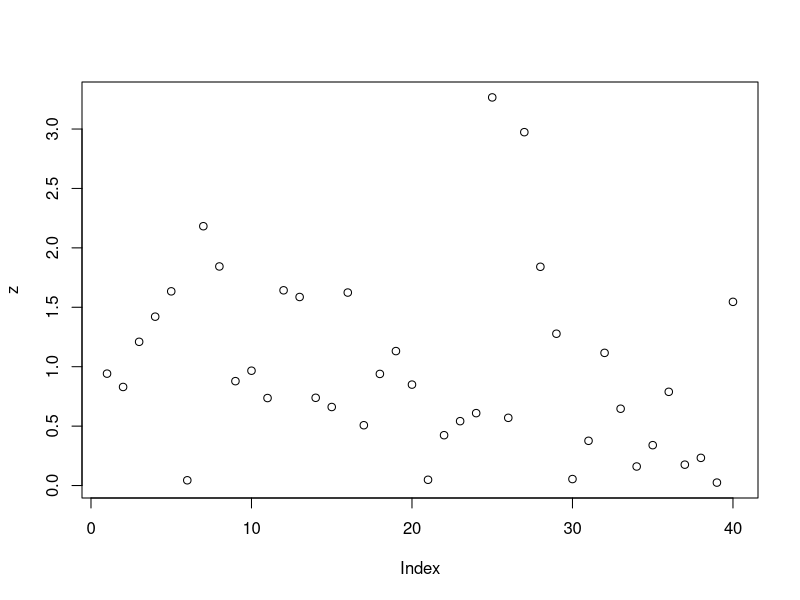
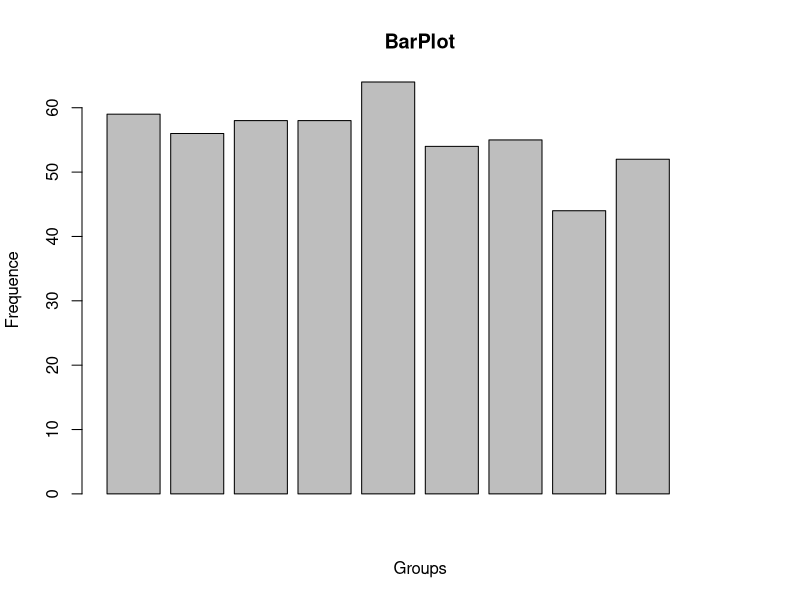
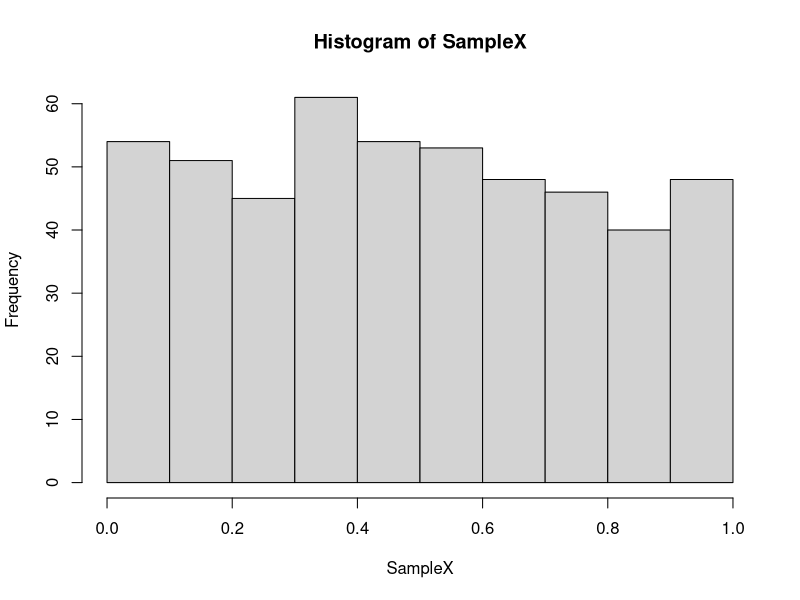
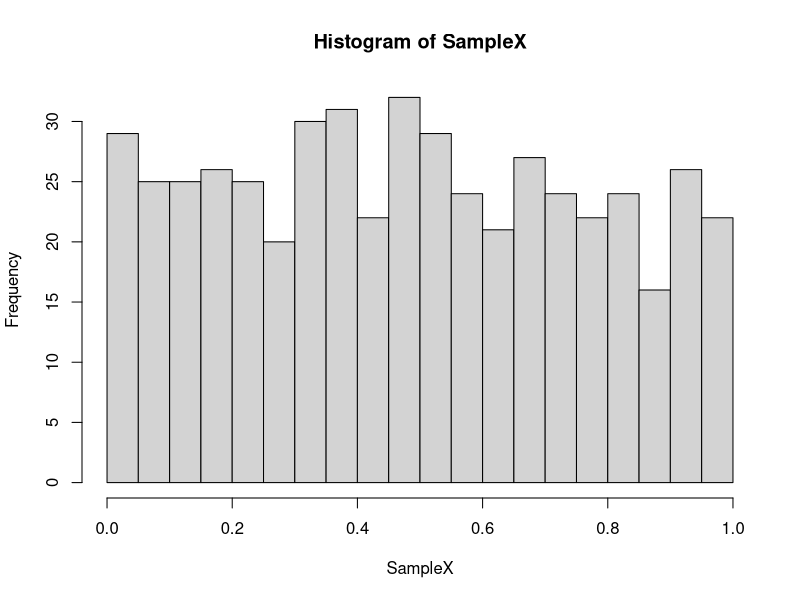
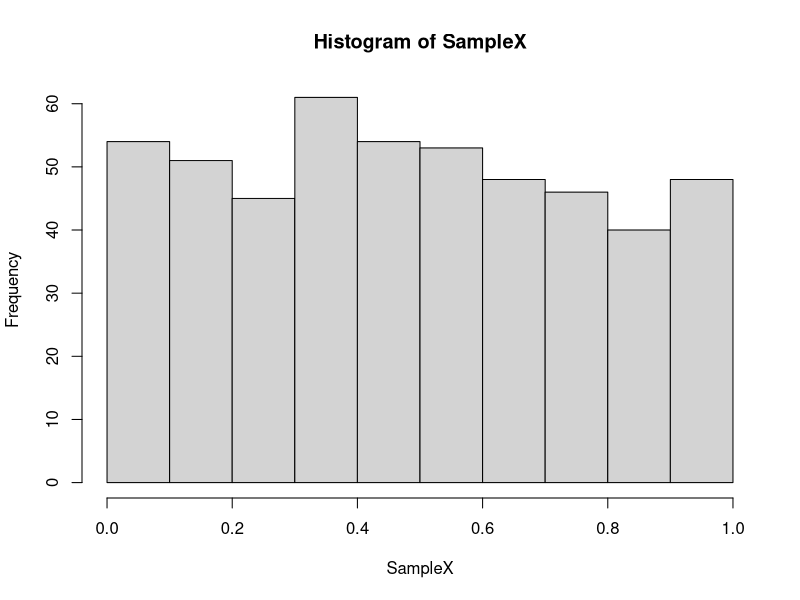
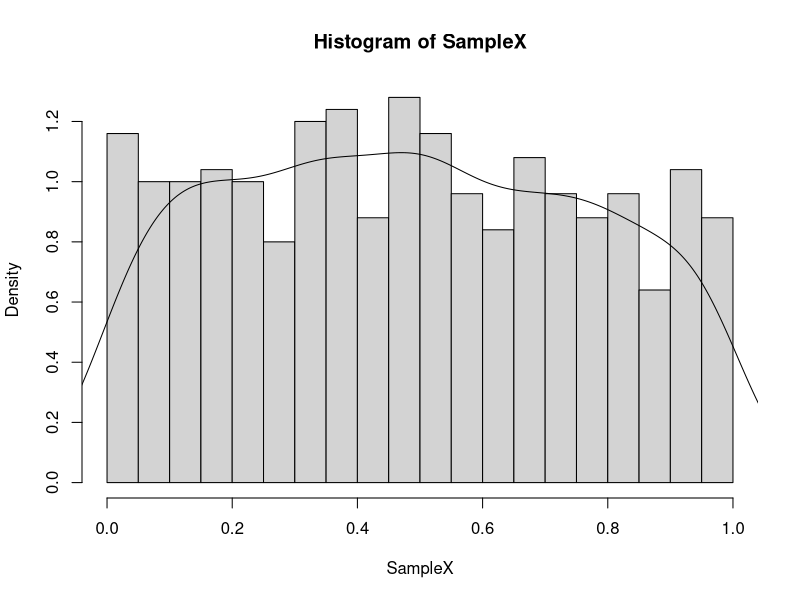
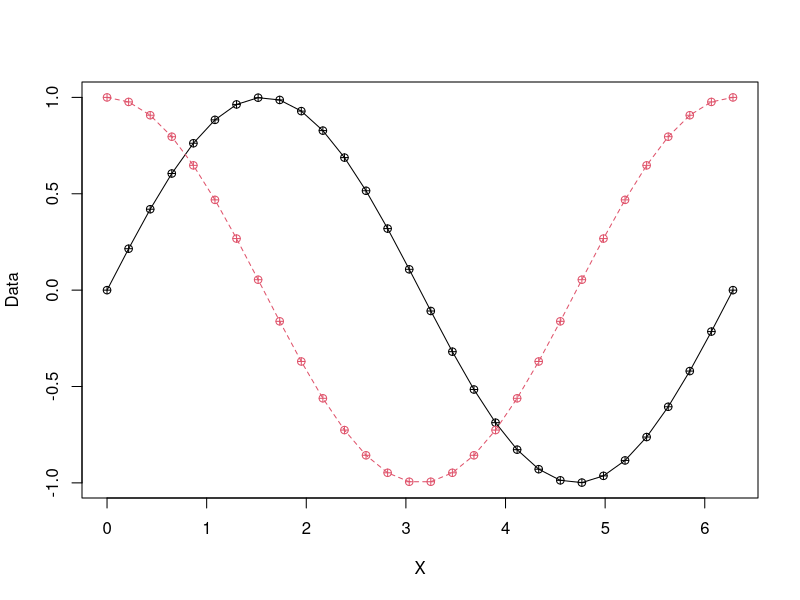
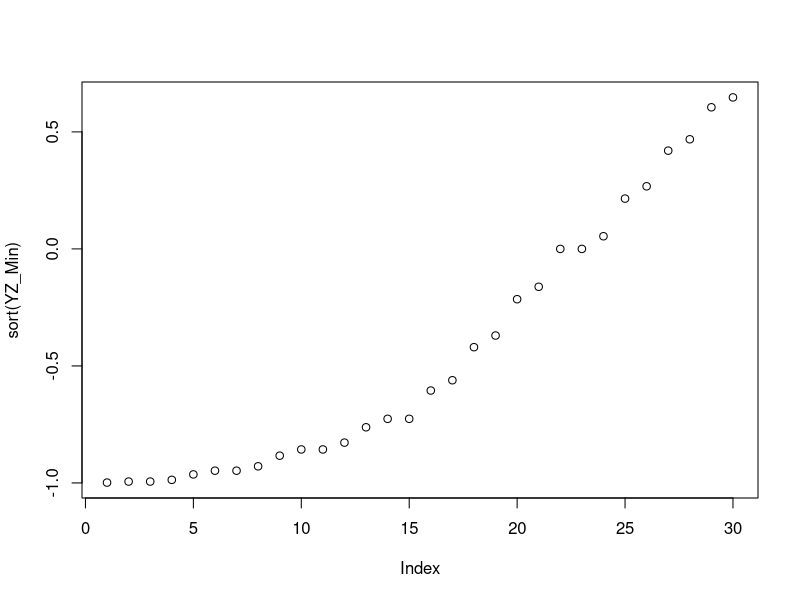

The R source for these figures, in order:
## ---- chunk 1
x = c(1,2,3,4,5);x
## ---- chunk 2
x=1:9;x
## ---- chunk 3
x = rep (1:3,time=3);x
## ---- chunk 4
x = rep(1:3,each=3);x
## ---- chunk 5
x = rep(1:3,3);x
## ---- chunk 6
X=0
## ---- chunk 7
for(k in 1:10)
   {X[k]=k^2+1; print(X);}
## ---- chunk 8
X=0
## ---- chunk 9
for(k in c(1,2,3,5)){X[k]=k^2+1; print(X);}  
## ---- chunk 10
x=rbinom(10,10,0.3); 
print(x); 
print(sum(x))
## ---- chunk 11
x=0:10; 
y=dbinom(x,10,0.5); 
print(cbind(x,y))
## ---- chunk 12
x = runif (10, 1, 5);x
## ---- chunk 13
 x=rnorm(20,1,0.5); print(x)
## ---- chunk 14
y = rexp(20,1); print(y)
## ---- chunk 15
 z = c(x,y);   plot(z)
## ---- chunk 16
seq(1,10,length=5)
## ---- chunk 17
seq(1,10,by=5)
## ---- chunk 18
seq(1,10,5)
## ---- chunk 19
Number_Box = 10;
 Bound = seq(from=0,to=1,length=Number_Box);
 SampleX = runif(500);
 Frequence = 0;
 for (k in 1:Number_Box){
     Index=(SampleX>Bound[k])*(SampleX<Bound[k+1]);
     #随机数在而二者中间
     Frequence[k]=sum(Index);}
## ---- chunk 20
barplot(Frequence,xlab="Groups",ylab="Frequence",main="BarPlot")
## ---- chunk 21
hist(SampleX)
hist(SampleX,20)
hist(SampleX,10)
hist(SampleX,20,freq=F)
lines(density((SampleX)))
## ---- chunk 22
X = seq(0, 2*pi, length = 30);
Y = sin(X);   Z = cos(X);
Data = cbind (Y,Z);
matplot (X, Data, pch = 10, type = 'o');
YZ_Min = apply(Data,1,min)
## ---- chunk 23
plot(sort(YZ_Min));
plot(X,YZ_Min);
lines(X,YZ_Min)
## ---- chunk 24
test=1:9;
sort(test,decreasing = TRUE);
## ---- chunk 25
Sample = combn(1:5,3);
Sample
## ---- chunk 26
Number_Waster = colSums(Sample <= 2);
Number_Waster
## ---- chunk 27
Selection = (Number_Waster == 1);
Selection
## ---- chunk 28
Probability = sum(Selection)/choose(5,3);
Probability
## ---- chunk 29
choose(5,2)
## ---- chunk 30
sample(size=20,replace=T,x=1:9)
## ---- chunk 31
sample(1:9,20,replace=T)
## ---- chunk 32
matrix(1:10,2,5)
## ---- chunk 33
SampleX = 1:5 <= 2;
Number_Repeat = 100;
Sample_Random = sample(SampleX,Number_Repeat*3,replace=TRUE);
SampleY = matrix(Sample_Random,nrow=Number_Repeat,ncol=3);
for(k in 1:Number_Repeat){SampleY[k,] = sample(SampleX,3)};
Number_Waster = rowSums(SampleY);
Selection = (Number_Waster == 1);
Frequency = sum(Selection)/Number_Repeat;
print(Frequency-Probability)
## ---- chunk 34
X = rnorm(100,0,1);  hist(X);
X2 = X^2;  hist(X2);
E_X2 = mean(X2); D_X2 = sd(X2);
Y = rexp(1000,3);  hist(Y);
E_X2 = mean(X2); D_X2 = sd(X2)
## ---- chunk 35
X = rnorm(1000);
Y = X^2;
hist(Y,20,freq = F);
lines(density(Y))
## ---- chunk 36
Norm_0_1 = rnorm(200,0,1);
Norm_0_2 = rnorm(200,0,2);
Norm_1_2 = rnorm(200,1,2); 
Trans_1_2 = (Norm_1_2-1)/2; 
Trans_10_2 = (Norm_1_2-10)/2; 
Trans_1_5 = (Norm_1_2-1)/5;
Data= cbind(Norm_0_1,Norm_0_2,Norm_1_2,Trans_1_2,Trans_10_2,Trans_1_5);
boxplot(Data)
## ---- chunk 37
Statistic_T <- function(a){
    X = a+1; 
    return(X)}
Statistic_T(3)
## ---- chunk 38
Statistic_T <- function(Number_Sample){
    X = rnorm(Number_Sample); 
    S_T = (X-mean(X))/sd(X);
    return(S_T)}
Number_Sample = 100;
Number_Repeat = 200;
Vector_T = as.numeric(vector(length=Number_Repeat))
for (k in 1:Number_Repeat){
    Vector_T[k]= Statistic_T(Number_Sample)};
hist(Vector_T,freq=F);
lines(density(Vector_T))


## ---- chunk 39
vector(length=20)
## ---- chunk 40
as.numeric(vector(length=20))
## ---- chunk 41
Statistic_F <- function(Number_Sample){
    X1 = rnorm(Number_Sample); 
    X2 = rnorm(Number_Sample);
    S_F = sd(X1)/sd(X2);
    return(S_F)}

Number_Sample = 10;
Number_Repeat = 200;
Vector_F = as.numeric(vector(length=Number_Repeat))
for (k in 1:Number_Repeat) {Vector_F[k]= Statistic_F(Number_Sample)};
hist(Vector_F,20,freq=F)
lines(density(Vector_F))
## ---- chunk 42
Random_Normal = rnorm(100);
FX_Normal = pnorm(Random_Normal);
plot(sort(FX_Normal))
FX_Uniform = punif(Random_Normal);
plot(sort(FX_Uniform))
## ---- chunk 43
n=100; p=0.3;
x=rbinom(100,1,0.3);
m=sum(x);
freq = m/n;
err = abs(freq-p);
print(err);  

X = matrix(rnorm(10000,1,1),100,100);
EX = colMeans(X);
EX;
err = EX-1;
boxplot(err);      
 
X = matrix(rnorm(10000,1,1),100,100);
PX = apply(X,2,quantile,0.3);
Pu = qnorm(0.3,1,1);
err = PX - Pu;
boxplot(err)
## ---- chunk 44
x1 = qnorm(0.05);   x2 = qnorm(0.95);
print(c(x1,x2));
y1 = qnorm(0.025);  y2 = qnorm(0.975);
print(c(y1,y2))
## ---- chunk 45
x=1:11;
quantile(x,0.1)
## ---- chunk 46
x=rnorm(100);
y=rt(100,10);
Data=cbind(x,y);
boxplot(Data)  
## ---- chunk 47
X = matrix(rnorm(10000),100,100);
 EX = colMeans(X);         
 EX = apply(X,2,mean);     
 MX = apply(X,2,median);   
 Data = cbind(EX,MX);      
 boxplot(Data)
## ---- chunk 48
N=200;n=30;   
X = matrix(rnorm(N*n,1,sd=3),n,N);
EX = colMeans(X);
SX = apply(X,2,sd);
UX = (EX - 1)/(3/sqrt(n));
TX = (EX - 1)/(SX/sqrt(n));
Data = cbind(UX,TX);
boxplot(Data)
## ---- chunk 49
X = rbinom(100,10,0.4);
Eu = 10 * 0.4;
Du = 100* 0.4 * (1-0.4);
UX = (X - Eu)/(sqrt(Du));
Data = cbind(X,UX);
boxplot(Data)
## ---- chunk 50
Vector_Standard = as.numeric(vector(length = 1000));
for (k in 1:1000){
    Number_Sample = 500;
    Parameter_P = 0.8;
    SampleX =rbinom(Number_Sample,1,Parameter_P);
    Estimator_P = mean(SampleX);
    Delta = sqrt(Estimator_P*(1-Estimator_P)/Number_Sample);
    Value_Standard = (Estimator_P-Parameter_P)/Delta;
    Vector_Standard[k]= Value_Standard;}
hist(Vector_Standard);
## ---- chunk 51
X = matrix(rnorm(1000),100,10);
Y = matrix(nrow=100,ncol=10);
for(k in 1:10){Y[,k]=rnorm(100)};
boxplot(cbind(X,Y))
## ---- chunk 52
X = matrix(rnorm(1000),100,10);
Z = rnorm(120);
Y = matrix(nrow=100,ncol=10);
for(k in 1:10){Y[,k]=sample(Z,100,replace=TRUE)};
boxplot(cbind(X,Y))
## ---- chunk 53
X = sort(rnorm(100));
n = 1:100;
Y = (n+0.5)/(100+1);
Z = pnorm(X);
Data = cbind(Y,Z);
matplot(X,Data,pch = 16)
## ---- chunk 54
u = seq(from=0,to=1,length.out=50); 
T = matrix(nrow = 50,ncol=100) 
for (k in 1:50){ 
  X = matrix(rnorm(10000),100,100);
  MX = colMeans(X);
  U =(MX - u[k])/(1/sqrt(100)); 
  T[k,] = U;}
boxplot(t(T))
## ---- chunk 55
 a = 0.8; b = 1.0;
 X = 1.2*runif(1000); e = 5*rnorm(1000); Y = a*X+b+e;
 S_Reg = lm(Y~X); summary(S_Reg);
 plot(X,Y); abline(S_Reg)
